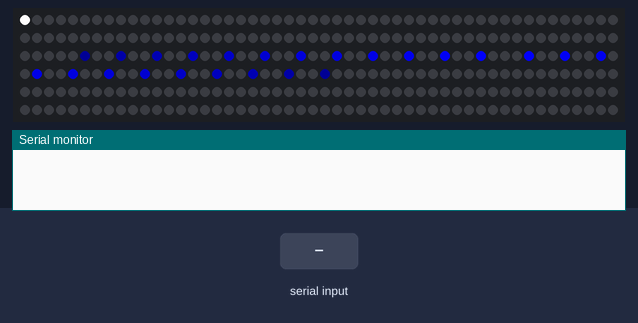
Recording of a sketch running on a simulated Arduino Uno, built with avr-gcc and run on an emulated ATmega328P. Shown: 300 RGB LEDs in strip order, left to right, continuing on the next row, the last lines printed to the serial monitor. The test bench sets the inputs (shaded band).

Above: at 1.2 s.
1.3 s: "d" received over Serial
At 1.73 s:
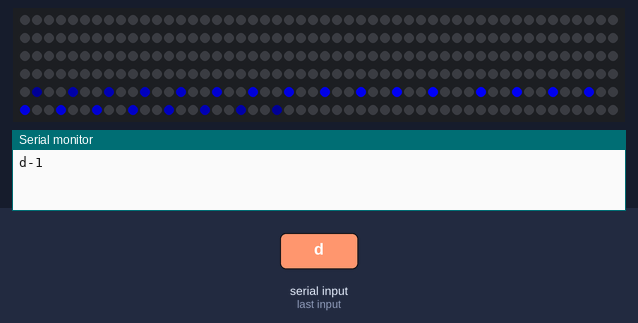
4.0 s: "a" received over Serial
At 5.63 s:
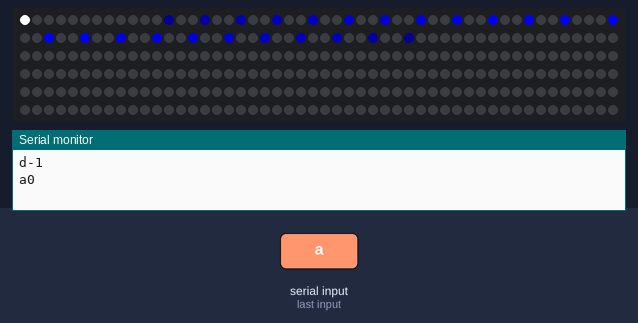
6.0 s: "b" received over Serial
At 6.26 s:
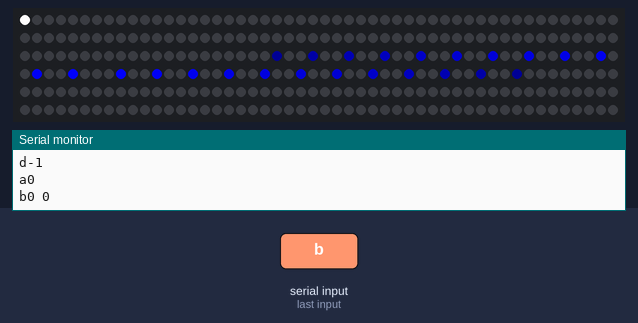
7.6 s: "a" received over Serial
At 8.38 s:
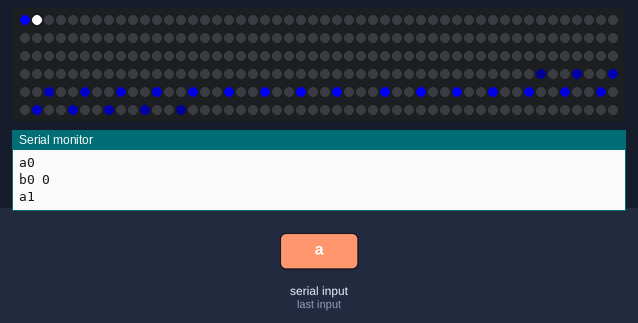
Timing chart, 0 to 10.6 s (numbered marks = the images above; inputs shaded):
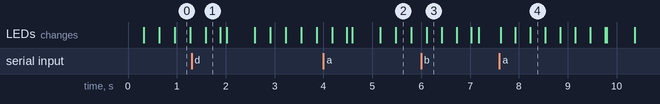

Measured:
- after the input at 1.3 s, the LEDs: change after 0.29 s (image 1)
- after the input at 4.0 s, the LEDs: first change after 0.18 s (image 2 shows a later state)
- after the input at 7.6 s, the LEDs: first change at once (image 4 shows a later state)

The sketch:

ledstring_calibration.ino
```cpp
#include <FastLED.h>
#define NUM_LEDS 300
CRGB leds[NUM_LEDS];
int cursor  = 0;
uint8_t flags[NUM_LEDS];
int prevcal[] = {};
//#define NUM_LEVELS 7
 //int prevcal[NUM_LEVELS] = {33, 63, 98, 125, 157, 187, NUM_LEDS-1 };

//    int prevcal[] = {25, 48, 66, 88, 103, 118, 131, 143};
    // int prevcal[] = {15, 36, 59, 79, 97, 110, 129, 140};
    // Left side bushes: 53 100 149 197 242 277
    // Left back bushes: 8 26 49 72 91
    // cbush 17 31 49 64 82 97 115 131
void setup() {
   for(int dot = 0; dot < NUM_LEDS; dot++) { flags[dot] = 0; }
   for (int d : prevcal) {
    flags[d] = 1;
   }
  // initialize serial communication at 9600 bits per second:
  Serial.begin(9600);
  FastLED.addLeds<NEOPIXEL, A0>(leds, NUM_LEDS);
}


void SafeSetRGB(int dot, uint8_t r, uint8_t g, uint8_t b) {
  if (dot >= NUM_LEDS || dot < 0) return;
  leds[dot].setRGB(r, g, b);
}

void AddEnd(int loc) {
  if (loc > 0 && loc < NUM_LEDS) {
    flags[loc] = 1;
  }
}

void RemoveEnd(int loc) {
  if (loc > 0 && loc < NUM_LEDS) {
    flags[loc] = 0;
  }
}

void ToggleEnd(int loc) {
  if (loc >= 0 && loc < NUM_LEDS) {
    if (flags[loc] & 1) {
      flags[loc] &= 0xfe;
    } else {
      flags[loc] |= 1;
    }
  }
}

// draw scaled effect around location
void CylonLight(int loc, int len) {
  for (int i = 13; i > 0; --i) {
     SafeSetRGB(loc + (i * len) / 100, 0, 0, 20 * (13-i));
     SafeSetRGB(loc - (i * len) / 100, 0, 0, 20 * (13-i));
  }
}

void Cylon(int phase) {
  if (phase > 100) return;
  int prev = 0;
  bool reverse=false;
    for(int dot = 0; dot < NUM_LEDS; dot++) {
      if (flags[dot] || dot== NUM_LEDS-1) {
        int len = dot-prev;
        int cloc = (phase * len) /100;
        if (reverse) {
          CylonLight(dot - cloc, len * -1);
          // leds[dot-cloc].setRGB(0,255,0);
        } else {
          CylonLight(prev + cloc, len);
          // leds[prev+cloc].setRGB(0,255,0);
        }
        prev = dot;
        reverse = !reverse;
      }
    }
}
int phase = 0;
int phase_dir = 1;
void PhaseUpdate() {
  phase += phase_dir;
  if (phase < 0) {
    phase=2;
    phase_dir = 1;
  }
  if (phase > 100) {
    phase=98;
    phase_dir = -1;
  }
}


void display() {
   for(int dot = 0; dot < NUM_LEDS; dot++) {
        leds[dot].setRGB(0, 0, 0);
        // if (!(dot%5)) {
          // leds[dot].setRGB(0,0,30);
        // }
        if(flags[dot]) {
          leds[dot].setRGB(0,100,100);
        }
    }
  Cylon(phase);
  // PhaseUpdate();
  phase = (phase+1)%130;
  SafeSetRGB(cursor, 255, 255, 255);
  FastLED.show();
}

void PrintCal(){
    for(int dot = 0; dot < NUM_LEDS; dot++) {
      if (flags[dot]) {
    Serial.print(dot);
    Serial.print(" ");
      }
    }

}

void loop() {
  if (Serial.available() > 0) {
    char c = Serial.read();
    Serial.print(c);
    switch(c) {
      case 'a':
      cursor++;
      break;
      case 'd':
        cursor--;
        break;
      case 'b':
        ToggleEnd(cursor);
        PrintCal();
        break;
    };
    Serial.println(cursor);

  } else {
    delay(7);
  }
  display();

}
```
